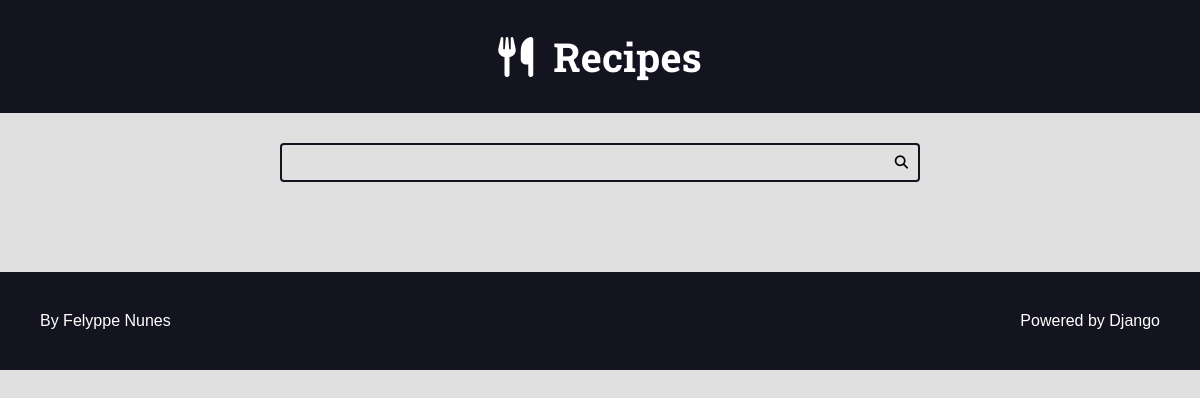
/, run on an earlier commit of the app's database.
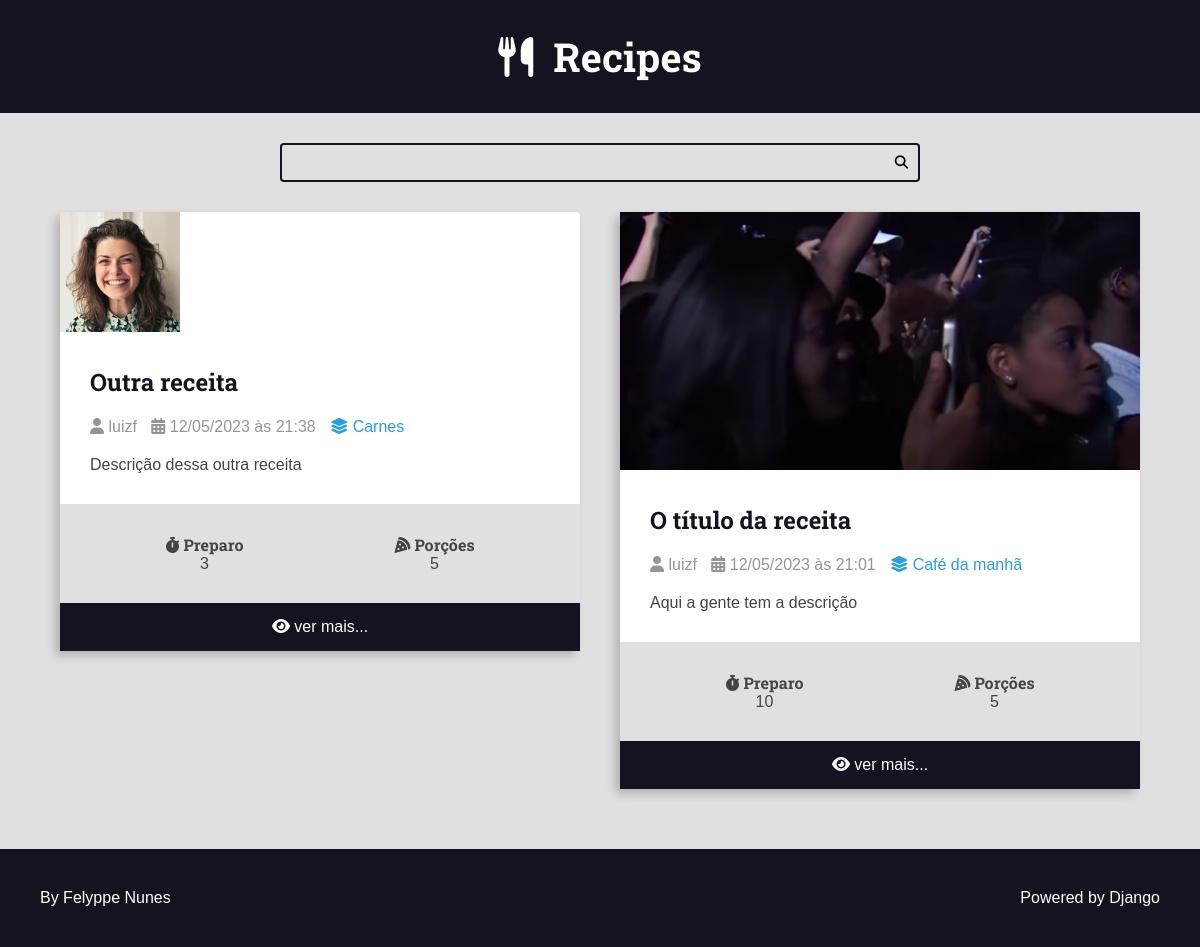
And on a later commit of the database.
### recipes/models.py (models this page shows, shortened)
class Recipe(models.Model):
    title = models.CharField(max_length=65)
    description = models.CharField(max_length=165)
    slug = models.SlugField()
    preparation_time = models.IntegerField()
    preparation_time_unit = models.CharField(max_length=65)
    servings = models.IntegerField()
    servings_unit = models.CharField(max_length=65)
    preparation_steps = models.TextField()
    preparation_steps_is_html = models.BooleanField(default=False)
    created_at = models.DateTimeField(auto_now_add=True)
    updated_at = models.DateTimeField(auto_now=True)
    is_published = models.BooleanField(default=False)
    cover = models.ImageField(upload_to='recipes/covers/%Y/%m/%d/', blank=True, default='')
    category = models.ForeignKey(Category, on_delete=models.SET_NULL, null=True)
    author = models.ForeignKey(User, on_delete=models.SET_NULL, null=True)

class Category(models.Model):
    name = models.CharField(max_length=65)

### recipes/views.py (the view)
# urls.py: 2. Add a URL to urlpatterns:  path('', views.home, name='home')
def home(request):
    recipes = Recipe.objects.all().order_by('-id')
    return render(request, 'recipes/pages/home.html', {
        'recipes': recipes #[make_recipe() for _ in range(10)]
    }
)

### recipes/templates/recipes/pages/home.html (shortened to what this page needs)
{% extends 'global/base.html' %}
{% block content %}
<div class="main-content main-content-list container">
    {% for recipe in recipes %}
        {% include 'recipes/partials/recipe.html' %}
    {% endfor %}
</div>
{% endblock content %}

### base_templates/global/base.html (shortened to what this page needs)
<!DOCTYPE html>
<html lang="pt-br">
<head>
    {% include 'recipes/partials/head.html' %}
</head>
<body>
    {% include 'recipes/partials/header.html' %}
    {% include 'recipes/partials/search.html' %}
    <main class="main-content-container">
        <div class="main-content main-content-list container">
            {% block content %}{% endblock content %}
        </div>
    </main>
    {% include 'recipes/partials/footer.html' %}
</body>
</html>

### recipes/templates/recipes/partials/head.html (shortened to what this page needs)
{% load static %}
    <link rel="stylesheet" href="https://cdnjs.cloudflare.com/ajax/libs/font-awesome/6.4.0/css/brands.min.css" />
    <link rel="stylesheet" href="https://cdnjs.cloudflare.com/ajax/libs/font-awesome/6.4.0/css/fontawesome.min.css" />
    <link rel="stylesheet" href="https://cdnjs.cloudflare.com/ajax/libs/font-awesome/6.4.0/css/solid.min.css" />
    <link rel="stylesheet" href="{% static 'recipes/css/styles.css' %}">
    <link rel="stylesheet" href="{% static 'global/css/global-style.css' %}">

### recipes/templates/recipes/partials/header.html
<header class="main-header-container">
    <div class="main-header container">
        <h1>
            <a class="main-logo" href="{% url 'recipes:home' %}">
                <i class="fa-solid fa-utensils main-logo-icon"></i>
                <span class="main-logo-text">Recipes</span>
            </a>
        </h1>
    </div>
</header>

### recipes/templates/recipes/partials/search.html
<div class="search-container">
    <div class="container">
        <form action="" class='search-form'>
            <input type="search" class='search-input' name='search'>
            <button type="submit" class='search-button'><i class="fa-solid fa-magnifying-glass"></i></button>
        </form>
    </div>
</div>

### recipes/templates/recipes/partials/recipe.html
<div class="recipe recipe-list-item">
    {% if recipe.cover %}
        <div class="recipe-cover">
            <a href='{% url "recipes:recipe" recipe.id %}'>
                <img src='{{ recipe.cover.url }}' alt="temporário"> {% comment %}Se n achar o url da imagem, da erro!{% endcomment %}
            </a>
        </div>
    {% endif %}
    <div class="recipe-title-container">
        <h2>
            <a href='{% url "recipes:recipe" recipe.id %}'>
                {{ recipe.title }}
            </a>
        </h2>
    </div>
    <div class="recipe-author">
        <span class="recipe-author-item">
            <i class="fa-solid fa-user"></i>
            {% if recipe.author.first_name  %}
                {{ recipe.author.first_name }} {{ recipe.author.last_name }}
            {% else %}
                {{ recipe.author.username }}
            {% endif %}
        </span>
        <span class="recipe-author-item">
            <i class="fa-solid fa-calendar-days"></i>
            {{ recipe.created_at|date:"d/m/Y" }} às {{ recipe.created_at|date:"H:i" }}
        </span>
        <span class="recipe-author-item">
            <a href="{% url 'recipes:category' recipe.category.id %}">
                <i class="fa-solid fa-layer-group"></i>
                <span>{{ recipe.category.name }} </span>
            </a>
        </span>
    </div>
    <div class="recipe-content">
        <p>{{ recipe.description }}</p>
    </div>
    <div class="recipe-meta-container">
        <div class="recipe-meta recipe-preparation">
            <h3 class="recipe-meta-title">
                <i class="fa-solid fa-stopwatch"></i>
                Preparo
            </h3>
            <div class="recipe-meta-text">
                {{ recipe.preparation_time }} {{ recipe.preparation_time.unit }}
            </div>
        </div>
        <div class="recipe-meta recipe-servings">
            <h3 class="recipe-meta-title">
                <i class="fa-solid fa-pizza-slice"></i>
                Porções
            </h3>
            <div class="recipe-meta-text">
                {{ recipe.servings }} {{ recipe.servings.unit }}
            </div>
        </div>
    </div>
    {% if is_detail_page is not True %}
        <footer class="recipe-footer">
            <a href="{% url 'recipes:recipe' recipe.id %}" class="recipe-read-more button button-dark button-full-width">
                <i class="fa-solid fa-eye"></i>
                <span>ver mais...</span>
            </a>
        </footer>
    {% endif %}
</div>

### recipes/templates/recipes/partials/footer.html
<footer class="main-footer">
    <div class="developer">
        <a href="https://felyppe1.github.io/portfolio/" target="_blank">By Felyppe Nunes</a>
    </div>
    <div class="powered">
        <a href="" target="_blank">Powered by Django</a>
    </div>
</footer>

### recipes/static/recipes/css/styles.css (style rules this page uses)
:root { --color-primary: #269fe6; --color-primary-hover: #2086c2; --color-primary-dark: #13141f; --color-primary-dark-hover: #212336; --color-primary-light: #d4ecfa; --color-primary-light-hover: #bdd8e7; --color-white: #fff; --color-black: #000; --color-dark-text: #444; --color-info-light: #cce5ff; --color-debug-light: #cce5ff; --color-success-light: #d4edda; --color-alert-light: #fff3cd; --color-warning-light: #fff3cd; --color-error-light: #f8d7da; --color-info-dark: #4d86c4; --color-debug-dark: #4d86c4; --color-success-dark: #4a9c5d; --color-alert-dark: #927f40; --color-warning-dark: #927f40; --color-error-dark: #da525d; --color-gray-0: #f9f9f9; --color-gray-1: #e0e0e0; --color-gray-2: #c7c7c7; --color-gray-3: #aeaeae; --color-gray-4: #959595; --color-gray-5: #7d7d7d; --color-gray-6: #646464; --color-gray-7: #4b4b4b; --color-gray-8: #323232; --color-gray-9: #191919; --font-primary: sans-serif; --font-headings: 'Roboto Slab', serif; --spacing-gutter-medium: 3rem; --spacing-gutter-large: 4rem; }
* { padding: 0; margin: 0; box-sizing: border-box; }
html { font-size: 62.5%; }
body { background-color: var(--color-gray-1); font-size: 1.6rem; font-family: var(--font-primary); color: var(--color-dark-text); }
h1, h2, h3, h4, h5, h6 { font-family: var(--font-headings); }
.container { max-width: 144rem; margin: 0 auto; padding: var(--spacing-gutter-medium); }
.main-header-container { background-color: var(--color-primary-dark); }
.main-logo { font-size: 4rem; color: var(--color-white); text-decoration: none; display: flex; flex-flow: row nowrap; align-items: center; justify-content: center; width: fit-content; margin: 0 auto; }
.main-logo-icon { margin-right: 2rem; }
.search-form { border: .2rem solid var(--color-primary-dark); max-width: 64rem; margin: 0 auto; border-radius: .4rem; position: relative; transition: 200ms ease-in-out; }
.search-input, .search-button { border: none; background-color: transparent; outline: none; padding: 1rem; transition: 200ms ease-in-out; }
.search-input { width: 100%; padding-right: 3rem; }
.search-button { position: absolute; top: 0; right: 0; }
.main-content { padding-top: 0; }
.main-content-list { display: grid; grid-template-columns: repeat(auto-fit, minmax(340px, 1fr)); gap: var(--spacing-gutter-large); }
.recipe { background-color: var(--color-white); box-shadow: -5px 5px 10px rgba(0, 0, 0, .2); transition: 200ms ease-in-out; border-radius: .4rem; }
.recipe img { max-width: 100%; }
.recipe-list-item { max-width: 64rem; height: fit-content; }
.recipe-title-container { padding: var(--spacing-gutter-medium); padding-bottom: 2rem; }
.recipe-title-container a { text-decoration: none; color: var(--color-primary-dark); }
.recipe-author { padding: 0 var(--spacing-gutter-medium); }
.recipe-content { padding: var(--spacing-gutter-medium); padding-top: 2rem; }
.recipe-author-item { color: var(--color-gray-4); margin-right: 1rem; }
.recipe-author a { color: var(--color-primary); transition: 200ms ease-in-out; text-decoration: none; }
.recipe-meta-container { display: flex; flex-flow: row wrap; padding: var(--spacing-gutter-medium); background-color: var(--color-gray-1); }
.recipe-meta { display: flex; flex-flow: column nowrap; flex-shrink: 1; flex-grow: 1; text-align: center; }
.recipe-meta-title { font-size: 1.6rem; }
.recipe-footer a { background-color: var(--color-primary-dark); color: var(--color-white); display: block; flex-flow: row nowrap; text-decoration: none; text-align: center; padding: 1.5rem var(--spacing-gutter-medium); transition: 200ms ease-in-out; }
.main-footer { background-color: var(--color-primary-dark); color: var(--color-white); display: flex; justify-content: space-between; align-items: center; padding: var(--spacing-gutter-large); }
.main-footer a { color: var(--color-white); text-decoration: none; transition: 200ms ease-in-out; }

What changed in the data, as far as the page shows it:
added Recipe: cover (picture), title "Outra receita", author.username "luizf", created_at "12/05/2023", created_at "21:38", category.name "Carnes", description "Descrição dessa outra receita", preparation_time "3", servings "5"
added Recipe: cover (picture), title "O título da receita", author.username "luizf", created_at "12/05/2023", created_at "21:01", category.name "Café da manhã", description "Aqui a gente tem a descrição", preparation_time "10", servings "5"
